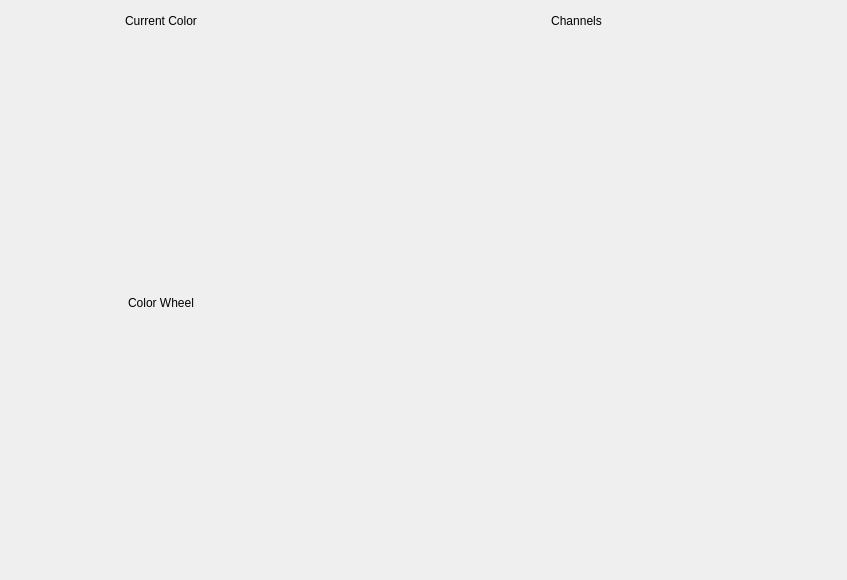
<?xml version="1.0" encoding="UTF-8"?>
<ui version="4.0">
 <class>LightMenu</class>
 <widget class="QWidget" name="LightMenu">
  <property name="geometry">
   <rect>
    <x>0</x>
    <y>0</y>
    <width>847</width>
    <height>580</height>
   </rect>
  </property>
  <property name="windowTitle">
   <string>Form</string>
  </property>
  <layout class="QGridLayout" name="gridLayout">
   <item row="0" column="0">
    <widget class="QLabel" name="label">
     <property name="maximumSize">
      <size>
       <width>16777215</width>
       <height>20</height>
      </size>
     </property>
     <property name="text">
      <string>Current Color</string>
     </property>
     <property name="alignment">
      <set>Qt::AlignCenter</set>
     </property>
    </widget>
   </item>
   <item row="3" column="0">
    <widget class="QWidget" name="ColorWheel" native="true"/>
   </item>
   <item row="2" column="0">
    <widget class="QLabel" name="label_2">
     <property name="maximumSize">
      <size>
       <width>16777215</width>
       <height>20</height>
      </size>
     </property>
     <property name="text">
      <string>Color Wheel</string>
     </property>
     <property name="alignment">
      <set>Qt::AlignCenter</set>
     </property>
    </widget>
   </item>
   <item row="1" column="1" rowspan="3">
    <widget class="QWidget" name="Channels" native="true"/>
   </item>
   <item row="0" column="1">
    <widget class="QLabel" name="label_3">
     <property name="text">
      <string>Channels</string>
     </property>
     <property name="alignment">
      <set>Qt::AlignCenter</set>
     </property>
    </widget>
   </item>
   <item row="1" column="0">
    <widget class="QWidget" name="CurrColor" native="true">
     <property name="maximumSize">
      <size>
       <width>300</width>
       <height>16777215</height>
      </size>
     </property>
    </widget>
   </item>
  </layout>
 </widget>
 <resources/>
 <connections/>
</ui>
